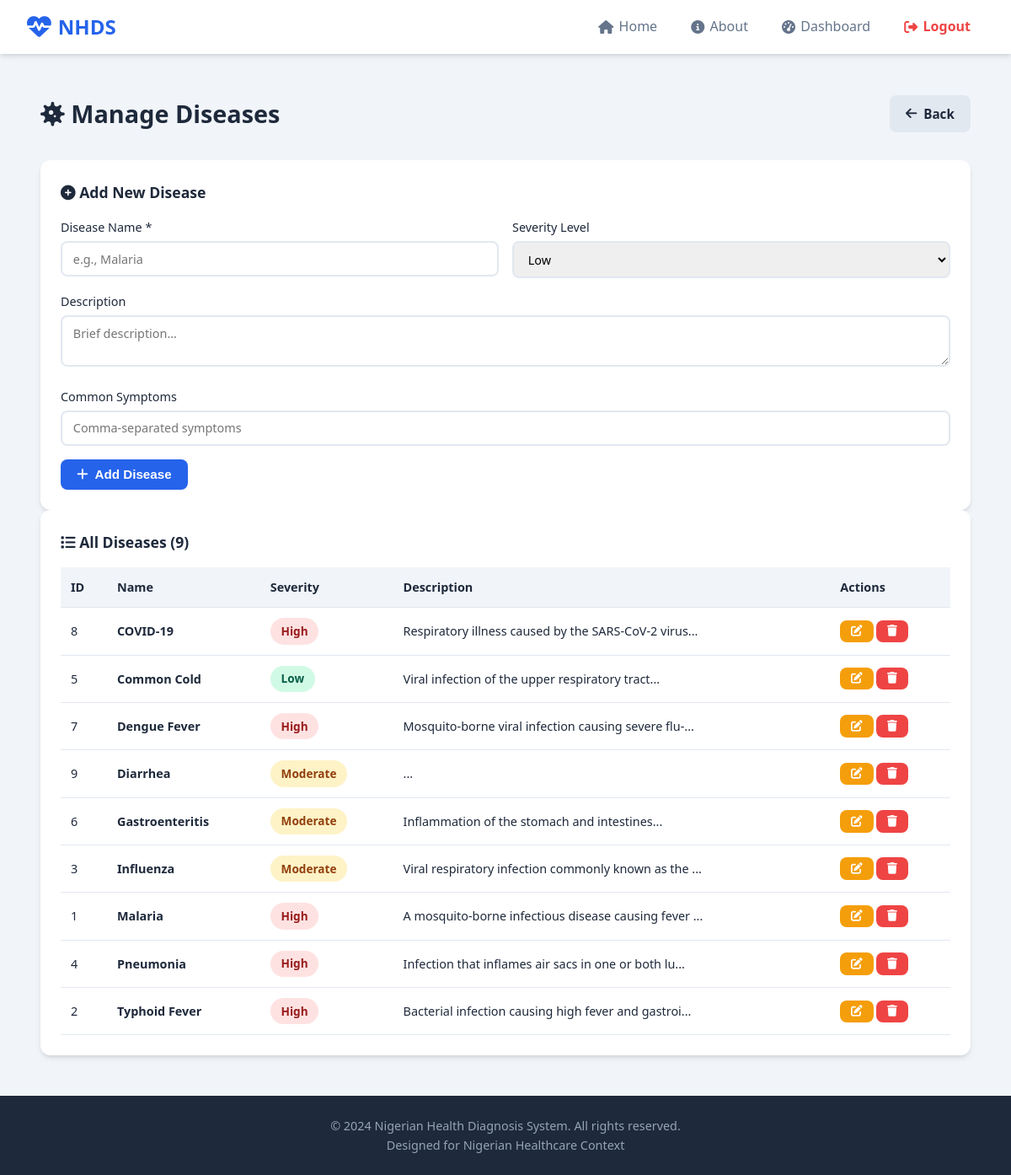
The app's page /admin/diseases (signed in) with its own data.
### tables this page shows
CREATE TABLE diseases (disease_id INTEGER PRIMARY KEY AUTOINCREMENT, disease_name TEXT NOT NULL UNIQUE, description TEXT, severity_level TEXT, common_symptoms TEXT, created_at TIMESTAMP DEFAULT CURRENT_TIMESTAMP);

### app.py (the view)
@app.route('/admin/diseases')
@admin_required
def admin_diseases():
    db = get_db()
    cursor = db.execute('SELECT * FROM diseases ORDER BY disease_name')
    diseases = cursor.fetchall()
    return render_template('admin/diseases.html', diseases=diseases)

### app.py (called while the page is built)
def get_db():
    if 'db' not in g:
        g.db = sqlite3.connect(app.config['DATABASE'])
        g.db.row_factory = sqlite3.Row
    return g.db

def admin_required(f):
    @wraps(f)
    def decorated_function(*args, **kwargs):
        if 'user_id' not in session:
            flash('Please log in to access this page.', 'warning')
            return redirect(url_for('login'))
        if session.get('user_type') != 'admin':
            flash('Admin access required.', 'danger')
            return redirect(url_for('dashboard'))
        return f(*args, **kwargs)
    return decorated_function

### templates/admin/diseases.html (shortened to what this page needs)
{% extends "base.html" %}
{% block content %}
<section class="admin-section">
    <div class="admin-header">
        <h1><i class="fas fa-virus"></i> Manage Diseases</h1>
        <a href="{{ url_for('admin_dashboard') }}" class="btn btn-secondary"><i class="fas fa-arrow-left"></i> Back</a>
    </div>
    <div class="admin-card">
        <h2><i class="fas fa-plus-circle"></i> Add New Disease</h2>
        <form method="POST" action="{{ url_for('add_disease') }}" class="admin-form">
            <div class="form-row">
                <div class="form-group">
                    <label>Disease Name *</label>
                    <input type="text" name="disease_name" required placeholder="e.g., Malaria">
                </div>
                <div class="form-group">
                    <label>Severity Level</label>
                    <select name="severity_level">
                        <option value="Low">Low</option>
                    </select>
                </div>
            </div>
            <div class="form-group">
                <label>Description</label>
                <textarea name="description" rows="2" placeholder="Brief description..."></textarea>
            </div>
            <div class="form-group">
                <label>Common Symptoms</label>
                <input type="text" name="common_symptoms" placeholder="Comma-separated symptoms">
            </div>
            <button type="submit" class="btn btn-primary"><i class="fas fa-plus"></i> Add Disease</button>
        </form>
    </div>
    <div class="admin-card">
        <h2><i class="fas fa-list"></i> All Diseases ({{ diseases|length }})</h2>
        <div class="table-responsive">
            <table class="admin-table">
                <thead>
                    <tr>
                        <th>ID</th>
                        <th>Name</th>
                        <th>Severity</th>
                        <th>Description</th>
                        <th>Actions</th>
                    </tr>
                </thead>
                <tbody>
                    {% for disease in diseases %}
                    <tr>
                        <td>{{ disease['disease_id'] }}</td>
                        <td><strong>{{ disease['disease_name'] }}</strong></td>
                        <td><span class="severity-badge {{ disease['severity_level']|lower }}">{{ disease['severity_level'] }}</span></td>
                        <td>{{ disease['description'][:50] }}...</td>
                        <td>
                            <button class="btn btn-sm btn-edit" onclick="editDisease({{ disease['disease_id'] }}, '{{ disease['disease_name'] }}', '{{ disease['description'] }}', '{{ disease['severity_level'] }}', '{{ disease['common_symptoms'] }}')"><i class="fas fa-edit"></i></button>
                            <a href="{{ url_for('delete_disease', disease_id=disease['disease_id']) }}" class="btn btn-sm btn-danger" onclick="return confirm('Delete this disease?')"><i class="fas fa-trash"></i></a>
                        </td>
                    </tr>
                    {% endfor %}
                </tbody>
            </table>
        </div>
    </div>
</section>
{% endblock %}

### static/css/style.css (style rules this page uses)
:root { --primary: #2563eb; --primary-dark: #1d4ed8; --primary-light: #dbeafe; --secondary: #64748b; --success: #10b981; --danger: #ef4444; --warning: #f59e0b; --info: #3b82f6; --dark: #1e293b; --light: #f8fafc; --white: #ffffff; --gray-100: #f1f5f9; --gray-200: #e2e8f0; --gray-300: #cbd5e1; --gray-400: #94a3b8; --gray-500: #64748b; --shadow: 0 4px 6px -1px rgba(0,0,0,0.1), 0 2px 4px -1px rgba(0,0,0,0.06); --shadow-lg: 0 10px 15px -3px rgba(0,0,0,0.1), 0 4px 6px -2px rgba(0,0,0,0.05); --radius: 12px; --radius-sm: 8px; --transition: all 0.3s ease; }
* { margin: 0; padding: 0; box-sizing: border-box; }
body { font-family: 'Segoe UI', system-ui, -apple-system, sans-serif; background: var(--gray-100); color: var(--dark); line-height: 1.6; min-height: 100vh; display: flex; flex-direction: column; }
a { text-decoration: none; color: inherit; }
.btn { display: inline-flex; align-items: center; justify-content: center; gap: 0.5rem; padding: 0.6rem 1.2rem; border-radius: var(--radius-sm); border: none; font-size: 0.95rem; font-weight: 600; cursor: pointer; transition: var(--transition); }
.btn-primary { background: var(--primary); color: var(--white); }
.btn-secondary { background: var(--gray-200); color: var(--dark); }
.btn-danger { background: var(--danger); color: var(--white); }
.btn-sm { padding: 0.4rem 0.8rem; font-size: 0.85rem; }
.btn-edit { background: var(--warning); color: var(--white); }
.form-row { display: grid; grid-template-columns: 1fr 1fr; gap: 1rem; }
.severity-badge { display: inline-block; padding: 0.3rem 0.8rem; border-radius: 20px; font-size: 0.85rem; font-weight: 600; }
.severity-badge.high { background: #fee2e2; color: #991b1b; }
.severity-badge.moderate { background: #fef3c7; color: #92400e; }
.severity-badge.low { background: #d1fae5; color: #065f46; }
.admin-header { display: flex; justify-content: space-between; align-items: center; margin-bottom: 2rem; flex-wrap: wrap; gap: 1rem; }
.admin-header h1 { font-size: 1.8rem; }
.admin-card { background: var(--white); padding: 1.5rem; border-radius: var(--radius); box-shadow: var(--shadow); }
.admin-card h2 { font-size: 1.1rem; margin-bottom: 1rem; }
.admin-section { padding: 1rem; }
.admin-form .form-group { margin-bottom: 1rem; }
.admin-form label { display: block; margin-bottom: 0.3rem; font-weight: 500; font-size: 0.9rem; }
.admin-form input, .admin-form select, .admin-form textarea { width: 100%; padding: 0.6rem 0.8rem; border: 2px solid var(--gray-200); border-radius: var(--radius-sm); font-size: 0.9rem; font-family: inherit; }
.table-responsive { overflow-x: auto; }
.admin-table { width: 100%; border-collapse: collapse; font-size: 0.9rem; }
.admin-table th, .admin-table td { padding: 0.75rem; text-align: left; border-bottom: 1px solid var(--gray-200); }
.admin-table th { background: var(--gray-100); font-weight: 600; color: var(--gray-600); }

### records on screen
diseases: disease_id "8", disease_name "COVID-19", severity_level "High", description "Respiratory illness caused by the SARS-CoV-2 virus"
diseases: disease_id "5", disease_name "Common Cold", severity_level "Low", description "Viral infection of the upper respiratory tract"
diseases: disease_id "7", disease_name "Dengue Fever", severity_level "High", description "Mosquito-borne viral infection causing severe flu-"
diseases: disease_id "9", disease_name "Diarrhea", severity_level "Moderate"
diseases: disease_id "6", disease_name "Gastroenteritis", severity_level "Moderate", description "Inflammation of the stomach and intestines"
diseases: disease_id "3", disease_name "Influenza", severity_level "Moderate", description "Viral respiratory infection commonly known as the"
diseases: disease_id "1", disease_name "Malaria", severity_level "High", description "A mosquito-borne infectious disease causing fever"
diseases: disease_id "4", disease_name "Pneumonia", severity_level "High", description "Infection that inflames air sacs in one or both lu"
diseases: disease_id "2", disease_name "Typhoid Fever", severity_level "High", description "Bacterial infection causing high fever and gastroi"

### other values on screen
{{ diseases|length }} "9"
